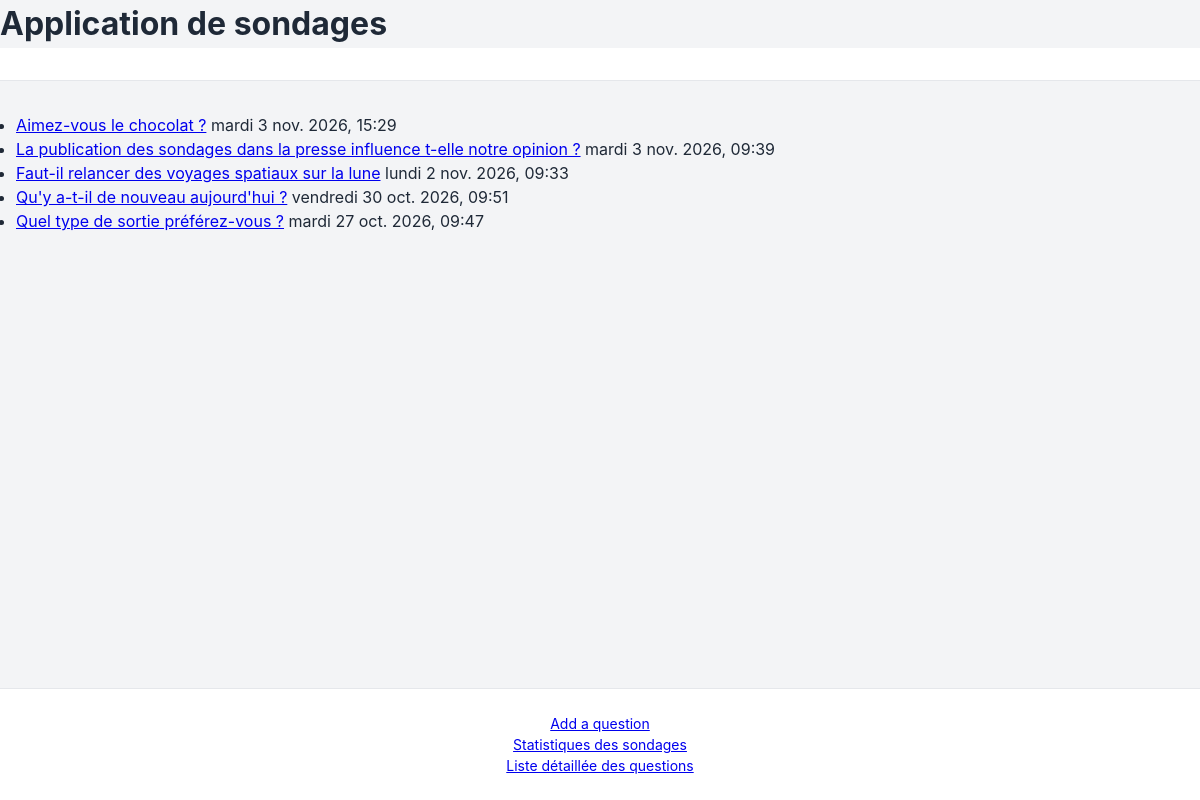
The page /polls/ on the database as committed earlier.
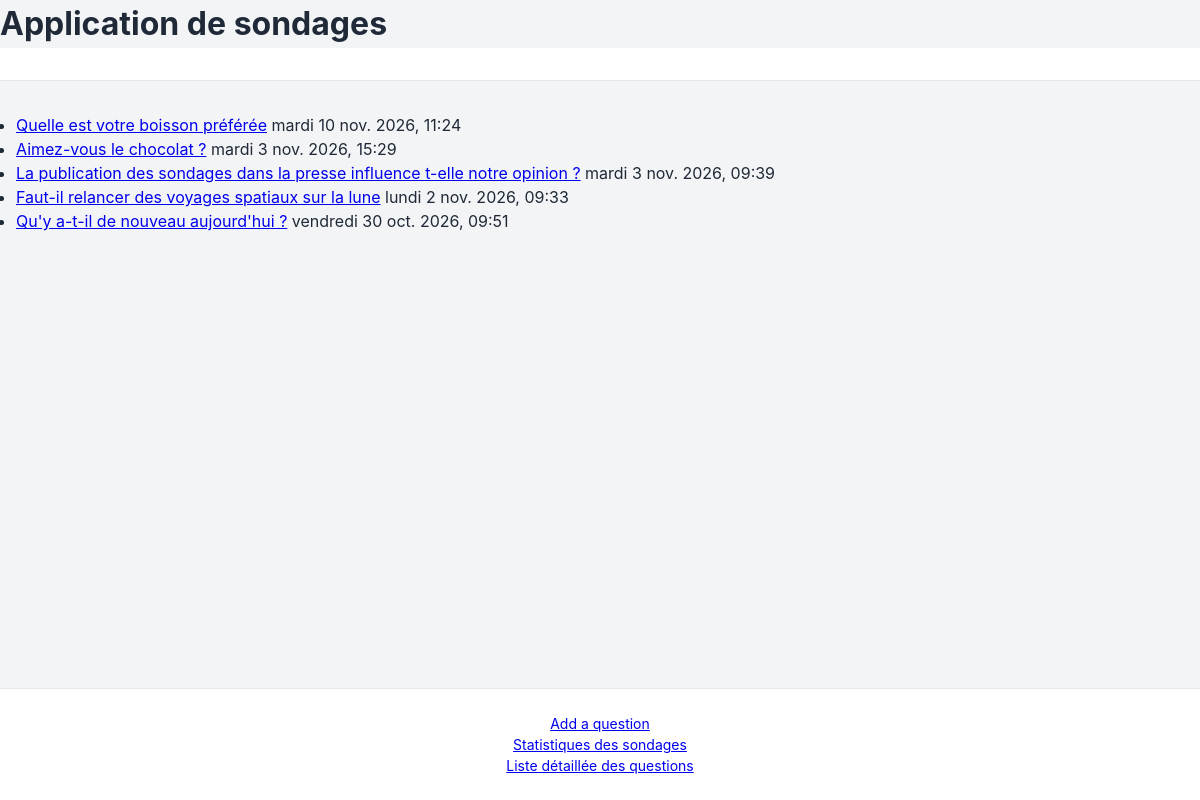
The same page on the database as committed later.
### polls/models.py (models this page shows, shortened)
class Question(models.Model):
    question_text = models.CharField(max_length=200)
    pub_date = models.DateTimeField("date published")

### polls/views.py (the view)
# urls.py: path("", views.IndexView.as_view(), name="index"),
class IndexView(generic.ListView):
    template_name = "polls/index.html"
    context_object_name = "latest_question_list"
    def get_queryset(self):
        return Question.objects.order_by("-pub_date")[:5]
    def get_context_data(self, **kwargs):
        context = super().get_context_data(**kwargs)
        context["title"] = "Application de sondages"
        return context

### polls/templates/polls/index.html (shortened to what this page needs)
{% extends "base.html" %}
{% block maintitle %} {{ title }} {% endblock %}
{% block main %}
{% if latest_question_list %}
    <ul>
    {% for question in latest_question_list %}
        <li><a href="{% url 'polls:detail' question.id %}">{{ question.question_text }}</a> {{question.pub_date | date:"l j N Y, H:i"}}</li>
    {% endfor %}
    </ul>
{% else %}
    <p>No polls are available.</p>
{% endif %}
{% endblock %}
{% block footer %}
<p><a href="{% url 'polls:add' %}">Add a question</a></p>
<p><a href="{% url 'polls:statistics' %}">Statistiques des sondages</a></p>
<a href="{% url 'polls:all' %}">Liste détaillée des questions </a>
{% endblock %}

### templates/base.html (shortened to what this page needs)
<!DOCTYPE html>
<html lang="fr">
<head>
    {% load static %}
    <link rel="stylesheet" href="{% static 'style.css' %}">
</head>
<body>
    <h1>{% block maintitle %}Django Site Title Page {% endblock %}</h1>
    <header>{% block header %}-Header-{% endblock %}</header>
    <main>{% block main %}-Main-{% endblock %}</main>
   <footer>{% block footer %}-Footer-{% endblock %}</footer>
</body>
</html>

### static/style.css (style rules this page uses)
:root { --primary-color: #4f46e5; --primary-hover: #4338ca; --secondary-color: #06b6d4; --bg-color: #f3f4f6; --card-bg: #ffffff; --text-main: #1f2937; --text-muted: #6b7280; --border-color: #e5e7eb; --success-color: #10b981; --danger-color: #ef4444; --font-sans: 'Inter', system-ui, -apple-system, sans-serif; --transition: all 0.2s ease-in-out; }
*, *::before, *::after { box-sizing: border-box; margin: 0; padding: 0; }
body { font-family: var(--font-sans); background-color: var(--bg-color); color: var(--text-main); line-height: 1.5; display: flex; flex-direction: column; min-height: 100vh; }
header { background-color: var(--card-bg); border-bottom: 1px solid var(--border-color); padding: 1rem 2rem; display: flex; justify-content: space-between; align-items: center; }
main { flex: 1; max-width: 1200px; width: 100%; margin: 2rem auto; padding: 0 1rem; }
footer { text-align: center; padding: 1.5rem; background-color: var(--card-bg); border-top: 1px solid var(--border-color); color: var(--text-muted); font-size: 0.875rem; }

Rows that differ between the two databases and show on the page:
no longer on this page (row unchanged): Question: question_text "Quel type de sortie préférez-vous ?", pub_date "mardi 27 oct. 2026, 09:47"
added Question: question_text "Quelle est votre boisson préférée", pub_date "mardi 10 nov. 2026, 11:24"
